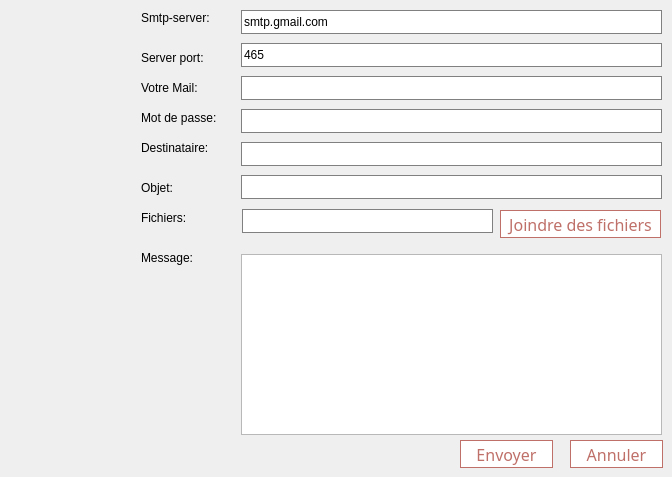
      <widget class="QWidget" name="tab_19">
       <attribute name="title">
        <string>Envoyer Mail</string>
       </attribute>
       <widget class="QPushButton" name="sendBtn">
        <property name="geometry">
         <rect>
          <x>460</x>
          <y>440</y>
          <width>93</width>
          <height>28</height>
         </rect>
        </property>
        <property name="styleSheet">
         <string notr="true">QPushButton{
font-size:16px;
font-family:century gothic;
background:white;
border-radius:60px;
color:#BF7069;
border-radius:15px;
border:1px solid #BF7069;
}
QPushButton:hover{
color:#FFABAB;
/*background:#801414;*/
background:rgb(255, 228, 228);
border-radius:15px;
}</string>
        </property>
        <property name="text">
         <string>Envoyer</string>
        </property>
       </widget>
       <widget class="QPushButton" name="exitBtn">
        <property name="geometry">
         <rect>
          <x>570</x>
          <y>440</y>
          <width>93</width>
          <height>28</height>
         </rect>
        </property>
        <property name="styleSheet">
         <string notr="true">QPushButton{
font-size:16px;
font-family:century gothic;
background:white;
border-radius:60px;
color:#BF7069;
border-radius:15px;
border:1px solid #BF7069;
}
QPushButton:hover{
color:#FFABAB;
/*background:#801414;*/
background:rgb(255, 228, 228);
border-radius:15px;
}</string>
        </property>
        <property name="text">
         <string>Annuler</string>
        </property>
       </widget>
       <widget class="QLabel" name="label_118">
        <property name="geometry">
         <rect>
          <x>141</x>
          <y>10</y>
          <width>75</width>
          <height>16</height>
         </rect>
        </property>
        <property name="text">
         <string>Smtp-server:</string>
        </property>
       </widget>
       <widget class="QPushButton" name="browseBtn">
        <property name="geometry">
         <rect>
          <x>500</x>
          <y>210</y>
          <width>161</width>
          <height>28</height>
         </rect>
        </property>
        <property name="styleSheet">
         <string notr="true">QPushButton{
font-size:16px;
font-family:century gothic;
background:white;
border-radius:60px;
color:#BF7069;
border-radius:15px;
border:1px solid #BF7069;
}
QPushButton:hover{
color:#FFABAB;
/*background:#801414;*/
background:rgb(255, 228, 228);
border-radius:15px;
}</string>
        </property>
        <property name="text">
         <string>Joindre des fichiers</string>
        </property>
       </widget>
       <widget class="QLineEdit" name="rcpt">
        <property name="geometry">
         <rect>
          <x>241</x>
          <y>142</y>
          <width>421</width>
          <height>24</height>
         </rect>
        </property>
        <property name="styleSheet">
         <string notr="true">QLineEdit
{
background-color:white;
border: 1px solid grey;
}</string>
        </property>
       </widget>
       <widget class="QLineEdit" name="subject">
        <property name="geometry">
         <rect>
          <x>241</x>
          <y>175</y>
          <width>421</width>
          <height>24</height>
         </rect>
        </property>
        <property name="styleSheet">
         <string notr="true">QLineEdit
{
background-color:white;
border: 1px solid grey;
}</string>
        </property>
       </widget>
       <widget class="QPlainTextEdit" name="msg">
        <property name="geometry">
         <rect>
          <x>241</x>
          <y>254</y>
          <width>421</width>
          <height>181</height>
         </rect>
        </property>
       </widget>
       <widget class="QLineEdit" name="uname">
        <property name="geometry">
         <rect>
          <x>241</x>
          <y>76</y>
          <width>421</width>
          <height>24</height>
         </rect>
        </property>
        <property name="styleSheet">
         <string notr="true">QLineEdit
{
background-color:white;
border: 1px solid grey;
}</string>
        </property>
       </widget>
       <widget class="QLineEdit" name="paswd">
        <property name="geometry">
         <rect>
          <x>241</x>
          <y>109</y>
          <width>421</width>
          <height>24</height>
         </rect>
        </property>
        <property name="styleSheet">
         <string notr="true">QLineEdit
{
background-color:white;
border: 1px solid grey;
}</string>
        </property>
        <property name="inputMask">
         <string/>
        </property>
        <property name="echoMode">
         <enum>QLineEdit::Password</enum>
        </property>
       </widget>
       <widget class="QLineEdit" name="server">
        <property name="geometry">
         <rect>
          <x>241</x>
          <y>10</y>
          <width>421</width>
          <height>24</height>
         </rect>
        </property>
        <property name="styleSheet">
         <string notr="true">QLineEdit
{
background-color:white;
border: 1px solid grey;
}</string>
        </property>
        <property name="text">
         <string>smtp.gmail.com</string>
        </property>
       </widget>
       <widget class="QLineEdit" name="port">
        <property name="geometry">
         <rect>
          <x>241</x>
          <y>43</y>
          <width>421</width>
          <height>24</height>
         </rect>
        </property>
        <property name="styleSheet">
         <string notr="true">QLineEdit
{
background-color:white;
border: 1px solid grey;
}</string>
        </property>
        <property name="text">
         <string>465</string>
        </property>
       </widget>
       <widget class="QLineEdit" name="file">
        <property name="geometry">
         <rect>
          <x>242</x>
          <y>209</y>
          <width>251</width>
          <height>24</height>
         </rect>
        </property>
        <property name="styleSheet">
         <string notr="true">QLineEdit
{
background-color:white;
border: 1px solid grey;
}</string>
        </property>
        <property name="readOnly">
         <bool>true</bool>
        </property>
       </widget>
       <widget class="QLabel" name="label_119">
        <property name="geometry">
         <rect>
          <x>141</x>
          <y>180</y>
          <width>36</width>
          <height>16</height>
         </rect>
        </property>
        <property name="text">
         <string>Objet:</string>
        </property>
       </widget>
       <widget class="QLabel" name="label_120">
        <property name="geometry">
         <rect>
          <x>141</x>
          <y>140</y>
          <width>74</width>
          <height>16</height>
         </rect>
        </property>
        <property name="text">
         <string>Destinataire:</string>
        </property>
       </widget>
       <widget class="QLabel" name="label_121">
        <property name="geometry">
         <rect>
          <x>141</x>
          <y>210</y>
          <width>48</width>
          <height>16</height>
         </rect>
        </property>
        <property name="text">
         <string>Fichiers:</string>
        </property>
       </widget>
       <widget class="QLabel" name="label_122">
        <property name="geometry">
         <rect>
          <x>141</x>
          <y>250</y>
          <width>54</width>
          <height>16</height>
         </rect>
        </property>
        <property name="text">
         <string>Message:</string>
        </property>
       </widget>
       <widget class="QLabel" name="label_123">
        <property name="geometry">
         <rect>
          <x>141</x>
          <y>110</y>
          <width>81</width>
          <height>16</height>
         </rect>
        </property>
        <property name="text">
         <string>Mot de passe:</string>
        </property>
       </widget>
       <widget class="QLabel" name="label_124">
        <property name="geometry">
         <rect>
          <x>141</x>
          <y>50</y>
          <width>69</width>
          <height>16</height>
         </rect>
        </property>
        <property name="text">
         <string>Server port:</string>
        </property>
       </widget>
       <widget class="QLabel" name="label_125">
        <property name="geometry">
         <rect>
          <x>141</x>
          <y>80</y>
          <width>63</width>
          <height>16</height>
         </rect>
        </property>
        <property name="text">
         <string>Votre Mail:</string>
        </property>
       </widget>
      </widget>
